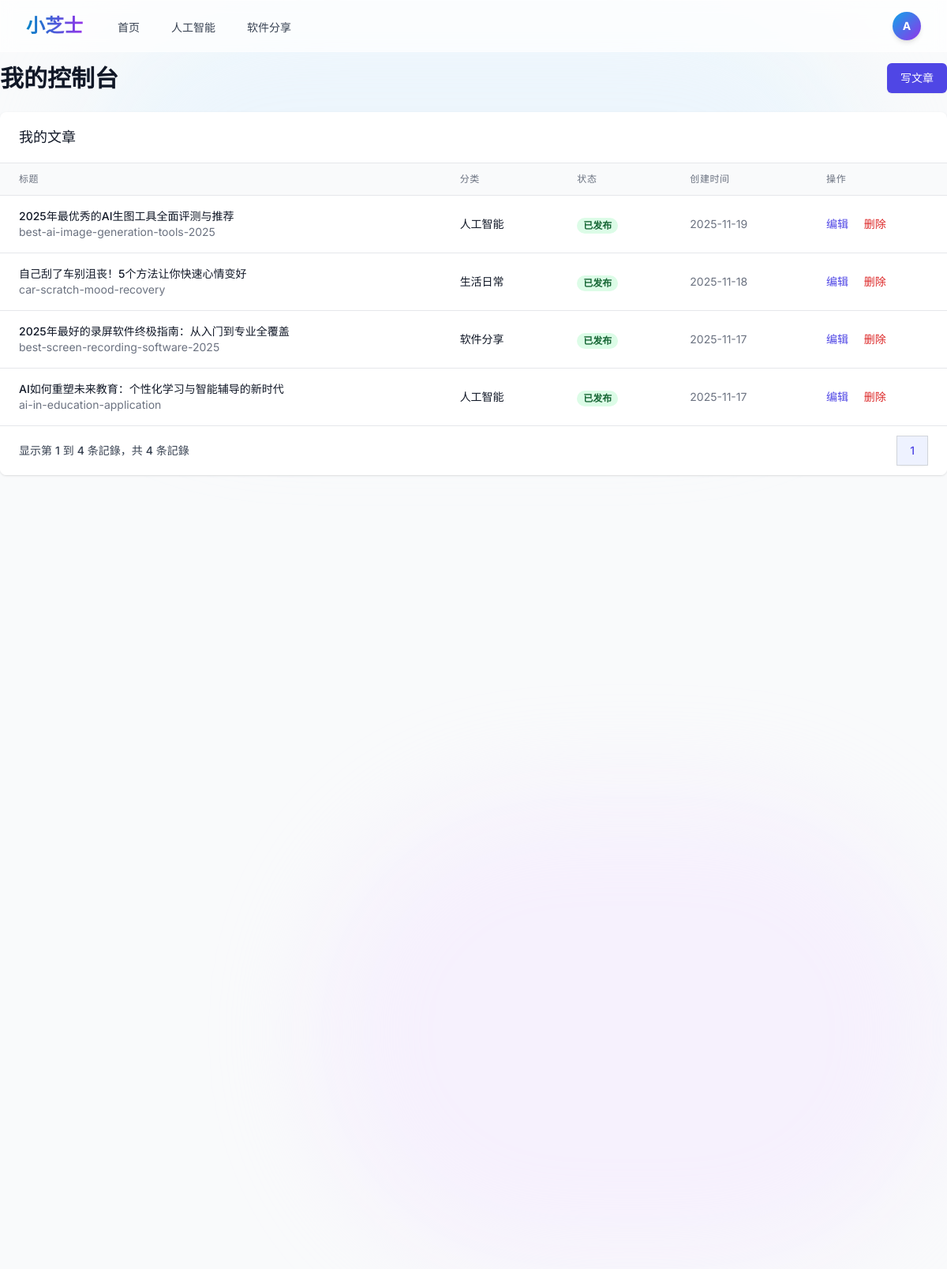
The app's page /dashboard (signed in) with its own data.
### app/models/__init__.py (models this page shows, shortened)
class Navigation(db.Model):
    __tablename__ = 'navigations'
    id = db.Column(db.Integer, primary_key=True)
    name = db.Column(db.String(100), nullable=False)  # 导航名称，如"首页", "关于我们"等
    title = db.Column(db.String(100), nullable=False)  # 显示标题
    url = db.Column(db.String(500), nullable=False)  # URL地址
    target = db.Column(db.String(20), default='_self')  # 打开方式: _self, _blank 等
    position = db.Column(db.Integer, default=0)  # 排序位置
    is_active = db.Column(db.Boolean, default=True)  # 是否激活
    created_at = db.Column(db.DateTime, default=datetime.utcnow)
    updated_at = db.Column(db.DateTime, default=datetime.utcnow, onupdate=datetime.utcnow)

class User(UserMixin, db.Model):
    __tablename__ = 'users'
    id = db.Column(db.Integer, primary_key=True)
    username = db.Column(db.String(80), unique=True, nullable=False)
    email = db.Column(db.String(120), unique=True, nullable=False)
    password_hash = db.Column(db.String(255), nullable=False)
    first_name = db.Column(db.String(50), nullable=True)
    last_name = db.Column(db.String(50), nullable=True)
    bio = db.Column(db.Text, nullable=True)
    avatar = db.Column(db.String(255), nullable=True)
    role = db.Column(db.String(20), default='user')  # user, editor, admin
    is_active = db.Column(db.Boolean, default=True)
    created_at = db.Column(db.DateTime, default=datetime.utcnow)
    updated_at = db.Column(db.DateTime, default=datetime.utcnow, onupdate=datetime.utcnow)
    posts = db.relationship('Post', backref='author', lazy=True, foreign_keys='Post.user_id')
    comments = db.relationship('Comment', backref='author', lazy=True, foreign_keys='Comment.user_id')

class Post(db.Model):
    __tablename__ = 'posts'
    id = db.Column(db.Integer, primary_key=True)
    title = db.Column(db.String(200), nullable=False)
    slug = db.Column(db.String(200), unique=True, nullable=False)
    content = db.Column(db.Text, nullable=False)
    excerpt = db.Column(db.Text, nullable=True)
    featured_image = db.Column(db.String(255), nullable=True)
    status = db.Column(db.String(20), default='draft')  # draft, published, archived
    view_count = db.Column(db.Integer, default=0)
    user_id = db.Column(db.Integer, db.ForeignKey('users.id'), nullable=False)
    category_id = db.Column(db.Integer, db.ForeignKey('categories.id'), nullable=True)
    published_at = db.Column(db.DateTime, nullable=True)
    created_at = db.Column(db.DateTime, default=datetime.utcnow)
    updated_at = db.Column(db.DateTime, default=datetime.utcnow, onupdate=datetime.utcnow)
    seo_title = db.Column(db.String(200), nullable=True)
    seo_description = db.Column(db.Text, nullable=True)
    seo_keywords = db.Column(db.Text, nullable=True)
    seo_og_image = db.Column(db.String(255), nullable=True)
    comments = db.relationship('Comment', backref='post', lazy=True)

class Category(db.Model):
    __tablename__ = 'categories'
    id = db.Column(db.Integer, primary_key=True)
    name = db.Column(db.String(100), unique=True, nullable=False)
    slug = db.Column(db.String(100), unique=True, nullable=False)
    description = db.Column(db.Text, nullable=True)
    parent_id = db.Column(db.Integer, db.ForeignKey('categories.id'), nullable=True)
    created_at = db.Column(db.DateTime, default=datetime.utcnow)
    seo_title = db.Column(db.String(200), nullable=True)
    seo_description = db.Column(db.Text, nullable=True)
    seo_keywords = db.Column(db.Text, nullable=True)
    parent = db.relationship('Category', remote_side=[id], backref='subcategories')
    posts = db.relationship('Post', backref='category', lazy=True)

### app/main/__init__.py (the view)
@bp.route('/dashboard')
@login_required
def dashboard():
    page = request.args.get('page', 1, type=int)
    posts = Post.query.filter_by(user_id=current_user.id).order_by(Post.created_at.desc()).paginate(
        page=page, per_page=10, error_out=False)
    return render_template('main/dashboard.html', posts=posts)

### app/main/__init__.py (called while the page is built)
@bp.context_processor
def inject_navigations():
    from app.models import Navigation
    active_navigations = Navigation.query.filter_by(is_active=True).order_by(Navigation.position).all()
    return dict(active_navigations=active_navigations)

### app/utils/seo.py (called while the page is built)
def get_seo_settings():
    return SeoSetting.query.first()

def register_seo_functions(app):
    @app.context_processor
    def inject_seo_functions():
        return dict(
            get_post_seo_data=get_post_seo_data,
            get_category_seo_data=get_category_seo_data,
            get_search_seo_data=get_search_seo_data,
            generate_meta_tags=generate_meta_tags
        )

### app/templates/main/dashboard.html (shortened to what this page needs)
{% extends "base.html" %}
{% block content %}
<div class="max-w-7xl mx-auto">
    <div class="md:flex md:items-center md:justify-between mb-6">
        <div class="flex-1 min-w-0">
            <h2 class="text-2xl font-bold leading-7 text-gray-900 sm:text-3xl sm:truncate">
                我的控制台
            </h2>
        </div>
        <div class="mt-4 flex md:mt-0 md:ml-4">
            <a href="{{ url_for('main.create_post') }}"
                class="ml-3 inline-flex items-center px-4 py-2 border border-transparent rounded-md shadow-sm text-sm font-medium text-white bg-indigo-600 hover:bg-indigo-700 focus:outline-none focus:ring-2 focus:ring-offset-2 focus:ring-indigo-500">
                写文章
            </a>
        </div>
    </div>
    <div class="bg-white shadow overflow-hidden sm:rounded-lg">
        <div class="px-4 py-5 sm:px-6">
            <h3 class="text-lg leading-6 font-medium text-gray-900">我的文章</h3>
        </div>
        <div class="border-t border-gray-200">
            <div class="overflow-x-auto">
                <table class="min-w-full divide-y divide-gray-200">
                    <thead class="bg-gray-50">
                        <tr>
                            <th scope="col"
                                class="px-6 py-3 text-left text-xs font-medium text-gray-500 uppercase tracking-wider">
                                标题
                            </th>
                            <th scope="col"
                                class="px-6 py-3 text-left text-xs font-medium text-gray-500 uppercase tracking-wider">
                                分类
                            </th>
                            <th scope="col"
                                class="px-6 py-3 text-left text-xs font-medium text-gray-500 uppercase tracking-wider">
                                状态
                            </th>
                            <th scope="col"
                                class="px-6 py-3 text-left text-xs font-medium text-gray-500 uppercase tracking-wider">
                                创建时间
                            </th>
                            <th scope="col"
                                class="px-6 py-3 text-left text-xs font-medium text-gray-500 uppercase tracking-wider">
                                操作
                            </th>
                        </tr>
                    </thead>
                    <tbody class="bg-white divide-y divide-gray-200">
                        {% for post in posts.items %}
                        <tr>
                            <td class="px-6 py-4 whitespace-nowrap">
                                <div class="text-sm font-medium text-gray-900">
                                    {{ post.title }}
                                </div>
                                <div class="text-sm text-gray-500">
                                    {{ post.slug }}
                                </div>
                            </td>
                            <td class="px-6 py-4 whitespace-nowrap">
                                <div class="text-sm text-gray-900">
                                    {{ post.category.name if post.category else '未分类' }}
                                </div>
                            </td>
                            <td class="px-6 py-4 whitespace-nowrap">
                                {% if post.status == 'published' %}
                                <span
                                    class="px-2 inline-flex text-xs leading-5 font-semibold rounded-full bg-green-100 text-green-800">
                                    已发布
                                </span>
                                {% elif post.status == 'draft' %}
                                <span
                                    class="px-2 inline-flex text-xs leading-5 font-semibold rounded-full bg-yellow-100 text-yellow-800">
                                    草稿
                                </span>
                                {% else %}
                                <span
                                    class="px-2 inline-flex text-xs leading-5 font-semibold rounded-full bg-gray-100 text-gray-800">
                                    已归档
                                </span>
                                {% endif %}
                            </td>
                            <td class="px-6 py-4 whitespace-nowrap text-sm text-gray-500">
                                {{ post.created_at.strftime('%Y-%m-%d') }}
                            </td>
                            <td class="px-6 py-4 whitespace-nowrap text-sm font-medium">
                                <a href="{{ url_for('main.edit_post', id=post.id) }}"
                                    class="text-indigo-600 hover:text-indigo-900">
                                    编辑
                                </a>
                                <a href="#"
                                    onclick="if(confirm('确定要删除文章 {{ post.title }} 吗？')) { document.getElementById('delete-form-{{ post.id }}').submit(); }"
                                    class="ml-4 text-red-600 hover:text-red-900">
                                    删除
                                </a>
                            </td>
                        </tr>
                        {% endfor %}
                    </tbody>
                </table>
            </div>
            <div class="bg-white px-4 py-3 flex items-center justify-between border-t border-gray-200 sm:px-6">
                <div class="hidden sm:flex-1 sm:flex sm:items-center sm:justify-between">
                    <div>
                        <p class="text-sm text-gray-700">
                            显示第 <span class="font-medium">{{ (posts.page - 1) * posts.per_page + 1 }}</span> 到 <span
                                class="font-medium">{{ [posts.page * posts.per_page, posts.total]|min }}</span> 条記錄，共
                            <span class="font-medium">{{ posts.total }}</span> 条記錄
                        </p>
                    </div>
                    <div>
                        <nav class="relative z-0 inline-flex rounded-md shadow-sm -space-x-px" aria-label="Pagination">
                            {% for page_num in posts.iter_pages() %}
                            {% if page_num %}
                            {% if page_num != posts.page %}
                            <a href="{{ url_for('main.dashboard', page=page_num) }}"
                                class="relative inline-flex items-center px-4 py-2 border border-gray-300 bg-white text-sm font-medium text-gray-700 hover:bg-gray-50">
                                {{ page_num }}
                            </a>
                            {% else %}
                            <span
                                class="relative inline-flex items-center px-4 py-2 border border-gray-300 bg-indigo-50 text-sm font-medium text-indigo-600">
                                {{ page_num }}
                            </span>
                            {% endif %}
                            {% else %}
                            <span
                                class="relative inline-flex items-center px-4 py-2 border border-gray-300 bg-white text-sm font-medium text-gray-700">
                                …
                            </span>
                            {% endif %}
                            {% endfor %}
                        </nav>
                    </div>
                </div>
            </div>
        </div>
    </div>
</div>
{% endblock %}

### app/templates/base.html (shortened to what this page needs)
<!DOCTYPE html>
<html lang="zh-CN">
<head>
    <script src="https://cdn.tailwindcss.com?plugins=typography,forms,line-clamp"></script>
    <link rel="stylesheet" href="{{ url_for('static', filename='css/style.css') }}">
    <link rel="stylesheet" href="{{ url_for('static', filename='css/card-styles.css') }}">
</head>
<body class="bg-gray-50 font-sans text-gray-800 antialiased selection:bg-primary-500 selection:text-white">
    <div class="fixed inset-0 -z-10 overflow-hidden">
        <div
            class="absolute bottom-0 right-0 w-[800px] h-[600px] bg-purple-100 rounded-full blur-3xl opacity-50 pointer-events-none">
        </div>
    </div>
    <nav class="fixed w-full z-50 top-0 transition-all duration-300 glass">
        <div class="max-w-7xl mx-auto px-4 sm:px-6 lg:px-8">
            <div class="flex justify-between h-16">
                <div class="flex items-center">
                    <div class="flex-shrink-0 flex items-center">
                        <a href="{{ url_for('main.index') }}"
                            class="text-2xl font-bold bg-clip-text text-transparent bg-gradient-to-r from-primary-600 to-purple-600 hover:opacity-80 transition-opacity">
                        </a>
                    </div>
                    <div class="hidden md:ml-10 md:flex md:space-x-8">
                        {% for nav in active_navigations %}
                        <a href="{{ nav.url }}"
                            class="text-gray-700 hover:text-primary-600 inline-flex items-center px-1 pt-1 text-sm font-medium transition-colors relative group"
                            target="{{ nav.target }}">
                            {{ nav.title }}
                        </a>
                        {% endfor %}
                    </div>
                </div>
                <div class="flex items-center space-x-4">
                    <div class="flex items-center">
                        {% if current_user.is_authenticated %}
                        <div class="relative ml-3 group">
                            <button
                                class="flex items-center max-w-xs text-sm rounded-full focus:outline-none focus:ring-2 focus:ring-offset-2 focus:ring-primary-500 transition-transform transform group-hover:scale-105">
                                <div
                                    class="h-9 w-9 rounded-full bg-gradient-to-br from-primary-500 to-purple-600 text-white flex items-center justify-center font-bold shadow-md">
                                    {{ current_user.username[0].upper() }}
                                </div>
                            </button>
                        </div>
                        {% endif %}
                    </div>
                </div>
            </div>
        </div>
    </nav>
    <main class="pt-20 pb-12 min-h-screen relative z-0">
        {% block content %}{% endblock %}
    </main>
</body>
</html>

### app/static/css/style.css (style rules this page uses)
.glass { background: rgba(255, 255, 255, 0.7); backdrop-filter: blur(10px); -webkit-backdrop-filter: blur(10px); border: 1px solid rgba(255, 255, 255, 0.3); }

### records on screen
Navigation: title "首页"
Navigation: title "人工智能"
Navigation: title "软件分享"
User: username "A"
Post: title "2025年最优秀的AI生图工具全面评测与推荐", slug "best-ai-image-generation-tools-2025", category "人工智能", status "已发布", created_at "2025-11-19"
Post: title "自己刮了车别沮丧！5个方法让你快速心情变好", slug "car-scratch-mood-recovery", category "生活日常", status "已发布", created_at "2025-11-18"
Post: title "2025年最好的录屏软件终极指南：从入门到专业全覆盖", slug "best-screen-recording-software-2025", category "软件分享", status "已发布", created_at "2025-11-17"
Post: title "AI如何重塑未来教育：个性化学习与智能辅导的新时代", slug "ai-in-education-application", category "人工智能", status "已发布", created_at "2025-11-17"

### other values on screen
{{ (posts.page - 1) * posts.per_page + 1 }} "1"
{{ [posts.page * posts.per_page, posts.total]|min }} "4"
{{ posts.total }} "4"
{{ page_num }} "1"
